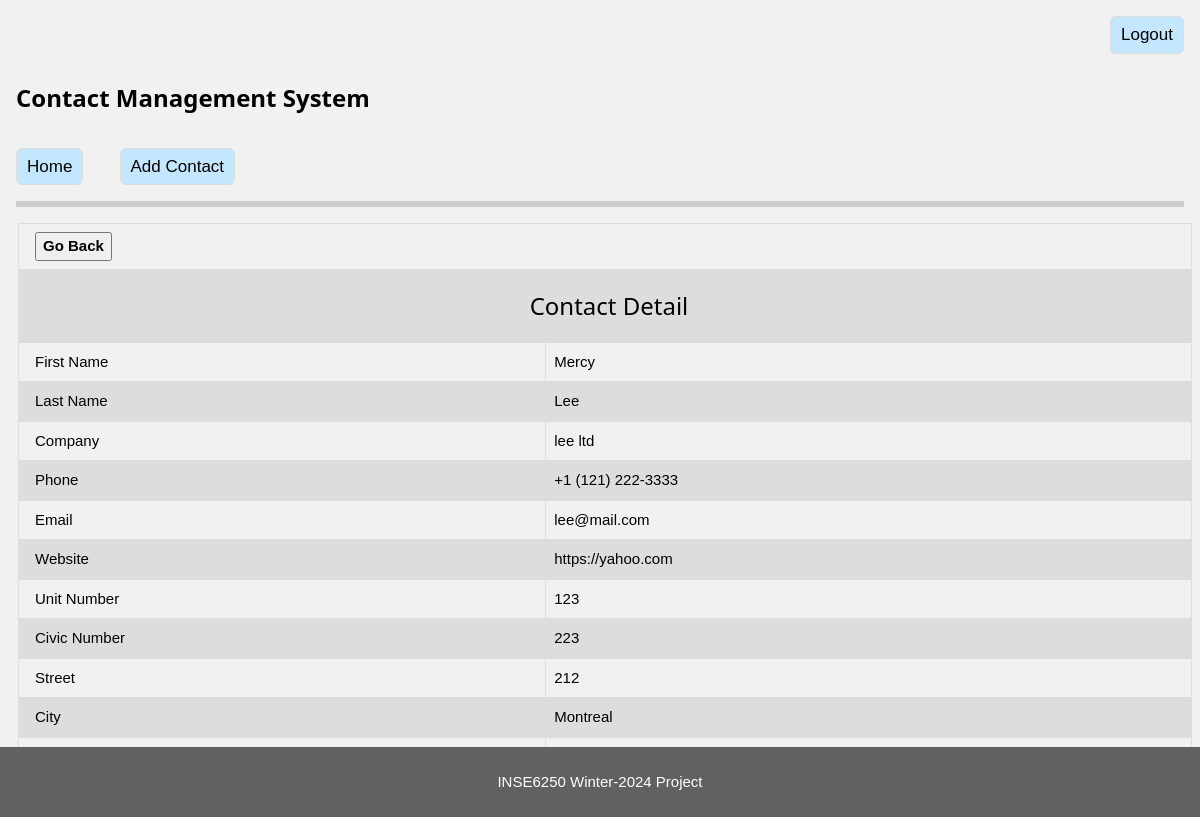
Before: /contacts/detail/2/ (signed in) with the older database file.
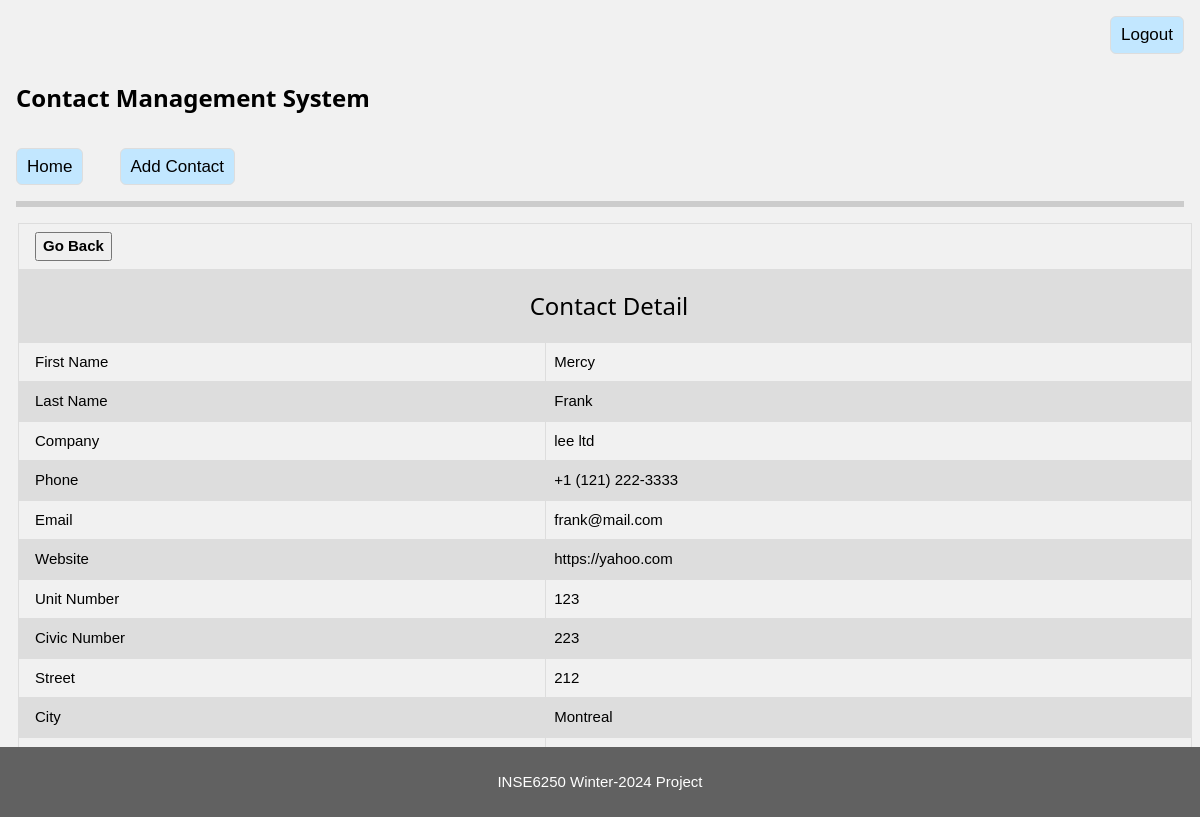
After: the same page with the newer database file.
### contacts/models.py (models this page shows, shortened)
class Contact(models.Model):
    firstName = models.CharField(max_length=200)
    lastName = models.CharField(max_length=200)
    company = models.CharField(max_length=200)
    phone = models.CharField(max_length=200)
    email = models.CharField(max_length=200)
    website = models.CharField(max_length=200)
    unitNumber = models.IntegerField()
    civicNumber = models.IntegerField()
    street = models.CharField(max_length=200)
    city = models.CharField(max_length=200)
    province = models.CharField(max_length=2)
    postalCode = models.CharField(max_length=3)
    createdAt = models.DateTimeField(default=datetime.now())

### contacts/views.py (the view)
# urls.py: path('detail/<int:id>/', views.viewDetail, name='detailContact'),
@login_required
def viewDetail(req, id):
    contact = get_object_or_404(Contact, pk=id)
    context = {'contact': contact}
    return render(req, 'contacts/detail.html', context=context)

### templates/contacts/detail.html
{% extends "base.html" %}
{% block content %}
    {% if contact %}
        <table class="table">
            <tbody>
                <tr><th colspan="100" style="text-align: left;">
                    <button onclick="history.back()">Go Back</button>
                </th></tr>
                <tr><th colspan="100" style="text-align: center;">
                    <h3>Contact Detail</h3>
                </th></tr>
                <tr><td>First Name</td><td>{{ contact.firstName }}</td></tr>
                <tr><td>Last Name</td><td>{{ contact.lastName }}</td></tr>
                <tr><td>Company</td><td>{{ contact.company }}</td></tr>
                <tr><td>Phone</td><td>{{ contact.phone }}</td></tr>
                <tr><td>Email</td><td>{{ contact.email }}</td></tr>
                <tr><td>Website</td><td>{{ contact.website }}</td></tr>
                <tr><td>Unit Number</td><td>{{ contact.unitNumber }}</td></tr>
                <tr><td>Civic Number</td><td>{{ contact.civicNumber }}</td></tr>
                <tr><td>Street</td><td>{{ contact.street }}</td></tr>
                <tr><td>City</td><td>{{ contact.city }}</td></tr>
                <tr><td>Province</td><td>{{ contact.province }}</td></tr>
                <tr><td>Postal Code</td><td>{{ contact.postalCode }}</td></tr>
            </tbody>
        </table>
    {% else %}
        <p style="text-align: center;">No contacts found </p>
    {% endif %}
{% endblock %}

### templates/base.html (shortened to what this page needs)
{% load static %}
<!DOCTYPE html>
<html>
<head>
  <link rel="stylesheet" href="{% static 'css/contact.css' %}">
  <link rel="stylesheet" href="{% static 'css/style.css' %}">
</head>
<body class="light-grey content" style="max-width:1600px">
  <div class="main">
    <header id="portfolio">
      <a class="circle right margin hover-opacity bg-light logout-user button"
        href="#">
        Logout
      </a>
      <div class="container">
        <h3><b>Contact Management System</b></h3>
        <div class="section bottombar padding-16">
          <a class="button bg-light margin-right" href="{% url 'contacts:index' %}">
            Home
          </a>
          <a class="button bg-light margin-left" href="{% url 'contacts:createContact' %}">
            Add Contact
          </a>
        </div>
      </div>
    </header>
    <div class="row-padding" style="margin-left:10px">
        {% block content %}{% endblock %}
    </div>
    <footer class="padding-24 dark-grey">
      <div class="center">
        INSE6250 Winter-2024 Project
      </div>
    </footer>
  </div>
</body>
</html>

### contacts/static/css/contact.css (style rules this page uses)
html { box-sizing: border-box }
*, *:before, *:after { box-sizing: inherit }
html { -ms-text-size-adjust: 100%; -webkit-text-size-adjust: 100% }
body,h1,h2,h3,h4,h5,h6 { font-family: "Raleway", sans-serif }
body { margin: 0 }
article, aside, details, figcaption, figure, footer, header, main, menu, nav, section { display: block }
footer { position: fixed; left: 0; right: 0; bottom: 0; width: 100%; text-align: center; }
a { background-color: transparent }
b, strong { font-weight: bolder }
button, input, select, textarea, optgroup { font: inherit; margin: 0 }
button, input { overflow: visible }
button, select { text-transform: none }
html, body { font-family: Verdana, sans-serif; font-size: 15px; line-height: 1.5 }
html { overflow-x: hidden }
h3 { font-size: 24px }
h1, h2, h3, h4, h5, h6 { font-family: "Segoe UI", Arial, sans-serif; font-weight: 400; margin: 10px 0 }
a { color: inherit }
.table, .table-all { border-collapse: collapse; border-spacing: 0; width: 100%; display: table }
.table td, .table th, .table-all td, .table-all th { padding: 8px 8px; display: table-cell; text-align: left; vertical-align: top }
.table th:first-child, .table td:first-child, .table-all th:first-child, .table-all td:first-child { padding-left: 16px }
.btn, .button { border: none; display: inline-block; padding: 8px 16px; vertical-align: middle; overflow: hidden; text-decoration: none; color: inherit; background-color: inherit; text-align: center; cursor: pointer; white-space: nowrap }
.btn, .button { -webkit-touch-callout: none; -webkit-user-select: none; -khtml-user-select: none; -moz-user-select: none; -ms-user-select: none; user-select: none }
.main, #main { transition: margin-left .4s }
.container:after, .container:before, .panel:after, .panel:before, .row:after, .row:before, .row-padding:after, .row-padding:before, .cell-row:before, .cell-row:after, .clear:after, .clear:before, .bar:before, .bar:after { content: ""; display: table; clear: both }
.content, .auto { margin-left: auto; margin-right: auto }
.content { max-width: 980px }
.circle { border-radius: 50% }
.row-padding, .row-padding>.half, .row-padding>.third, .row-padding>.twothird, .row-padding>.threequarter, .row-padding>.quarter, .row-padding>.col { padding: 0 8px }
.container, .panel { padding: 0.01em 16px }
.center { text-align: center !important }
.bottombar { border-bottom: 6px solid #ccc !important }
.section, .code { margin-top: 16px !important; margin-bottom: 16px !important }
.margin { margin: 16px !important }
.margin-left { margin-left: 16px !important }
.margin-right { margin-right: 16px !important }
.padding-16 { padding-top: 16px !important; padding-bottom: 16px !important }
.padding-24 { padding-top: 24px !important; padding-bottom: 24px !important }
.right { float: right !important }
.light-grey, .hover-light-grey:hover, .light-gray, .hover-light-gray:hover { color: #000 !important; background-color: #f1f1f1 !important }
.dark-grey, .hover-dark-grey:hover, .dark-gray, .hover-dark-gray:hover { color: #fff !important; background-color: #616161 !important }

### contacts/static/css/style.css (style rules this page uses)
::placeholder { text-transform: none; }
.table { font-family: arial, sans-serif; border-collapse: collapse; width: 100%; }
.table td, th { border: 1px solid #dddddd; text-align: left; padding: 8px; }
.table tr:nth-child(even) { background-color: #dddddd; }
a { text-decoration: none; }
.button { color: #fff; font-size: 1.2rem; font-weight: 500; cursor: pointer; padding: 5px 10px; font-size: 17px; border: 1px solid #ddd; border-radius: 6px; outline: none; }
.bg-light { background-color: #c2e7ff !important; color: black !important; }
.center { text-align: center; }

Changed rows visible on the page:
changed Contact "Mercy": lastName "Lee" → "Frank"; email "lee@mail.com" → "frank@mail.com"
